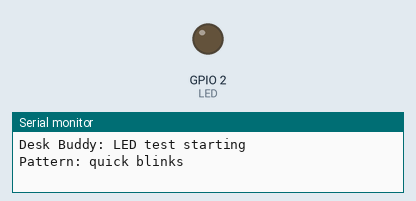
Simulated run of this program. Board: ESP32. On the bench: output pins drawn as LEDs (lit = HIGH), the last lines printed to the serial monitor.

Above: at 1.4 s.
At 7.8 s:
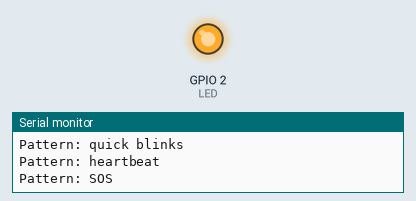
Timing chart, 0 to 13.9 s (numbered marks = the images above):
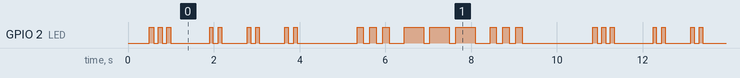

The program:

main.cpp
```cpp
#include <Arduino.h>

// Onboard LED on most ESP32 DevKit boards is on GPIO 2
#ifndef LED_BUILTIN
#define LED_BUILTIN 2
#endif

const int LED = LED_BUILTIN;

void blink(int onMs, int offMs) {
  digitalWrite(LED, HIGH);
  delay(onMs);
  digitalWrite(LED, LOW);
  delay(offMs);
}

// Pattern 1: 3 quick blinks
void quickBlinks() {
  for (int i = 0; i < 3; i++) blink(100, 100);
}

// Pattern 2: heartbeat (double pulse)
void heartbeat() {
  blink(80, 120);
  blink(80, 600);
}

// Pattern 3: SOS in Morse ( ... --- ... )
void sos() {
  for (int i = 0; i < 3; i++) blink(150, 150);   // S
  delay(200);
  for (int i = 0; i < 3; i++) blink(450, 150);   // O
  delay(200);
  for (int i = 0; i < 3; i++) blink(150, 150);   // S
}

void setup() {
  Serial.begin(115200);
  pinMode(LED, OUTPUT);
  delay(500);
  Serial.println("Desk Buddy: LED test starting");
}

void loop() {
  Serial.println("Pattern: quick blinks");
  quickBlinks();
  delay(800);

  Serial.println("Pattern: heartbeat");
  for (int i = 0; i < 3; i++) heartbeat();
  delay(800);

  Serial.println("Pattern: SOS");
  sos();
  delay(1500);
}
```

Measured:
- by itself, GPIO 2 (LED): moves between LOW and HIGH, repeating every 10.3 s
- by itself, everything shown: repeats every 10.3 s, in 26 steps
